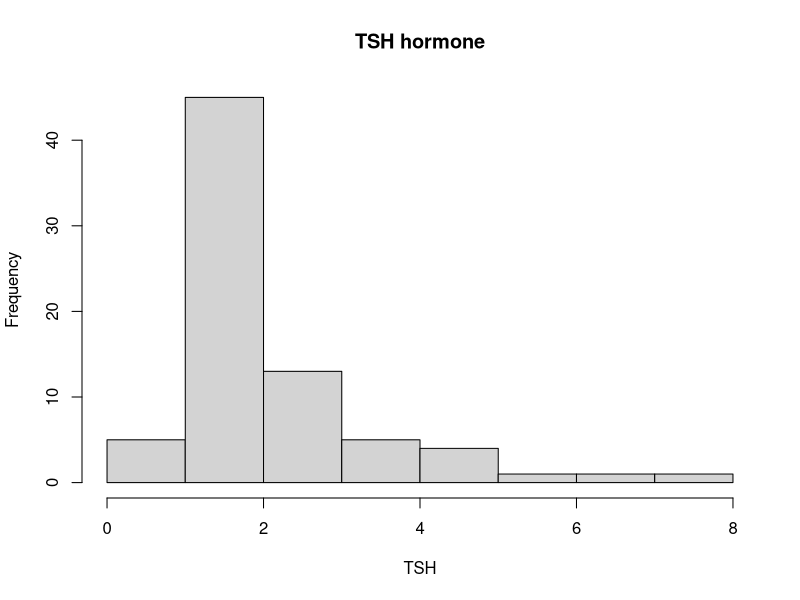

The R script that drew this image:
## ---- chunk 1
#Retain (and do not edit) this code chunk!!!
library(knitr)
knitr::opts_chunk$set(echo = FALSE)
knitr::opts_chunk$set(message = FALSE)
## ---- chunk 2
#Q1
pnorm(-0.21)
## ---- chunk 3
#Q2
pnorm(0.53) - pnorm(-1.44)
## ---- chunk 4
#Q3
qnorm(0.4180)
## ---- chunk 5
#Q4
1-pnorm((600-510)/115)
## ---- chunk 6
#Q5
pnorm((450-510)/115)
## ---- chunk 7
#Q6
pnorm(600, mean = 510, sd = 115) - pnorm(450, mean = 510, sd = 115)
## ---- chunk 8
#Q7
(620-510)/115
## ---- chunk 9
#Q9
qnorm(0.90, mean = 510, sd = 115)
## ---- chunk 10
#Q10
pnorm(485, mean = 510, sd = 115/sqrt(100))

## ---- chunk 11
#Q11

hormone <- read.csv('Hormone.csv')
#str(hormone)

hist(hormone$TSH, main = 'TSH hormone',
     xlab = 'TSH')

## ---- chunk 12
#Q13
median(hormone$TSH)
mean(hormone$TSH)
sd(hormone$TSH)
